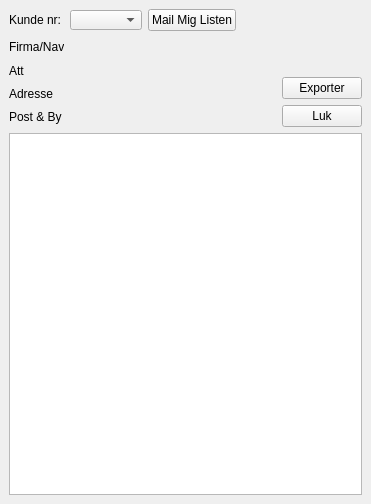
<ui version="4.0" >
 <author></author>
 <comment></comment>
 <exportmacro></exportmacro>
 <class>rForm</class>
 <widget class="QWidget" name="rForm" >
  <property name="geometry" >
   <rect>
    <x>0</x>
    <y>0</y>
    <width>371</width>
    <height>504</height>
   </rect>
  </property>
  <property name="windowTitle" >
   <string>Resultat - Sorteret på Kunder</string>
  </property>
  <layout class="QHBoxLayout" >
   <property name="margin" >
    <number>9</number>
   </property>
   <property name="spacing" >
    <number>6</number>
   </property>
   <item>
    <layout class="QVBoxLayout" >
     <property name="margin" >
      <number>0</number>
     </property>
     <property name="spacing" >
      <number>6</number>
     </property>
     <item>
      <layout class="QHBoxLayout" >
       <property name="margin" >
        <number>0</number>
       </property>
       <property name="spacing" >
        <number>6</number>
       </property>
       <item>
        <widget class="QLabel" name="cBoxLab" >
         <property name="minimumSize" >
          <size>
           <width>55</width>
           <height>0</height>
          </size>
         </property>
         <property name="text" >
          <string>Kunde nr:</string>
         </property>
        </widget>
       </item>
       <item>
        <widget class="QComboBox" name="knr" >
         <property name="maximumSize" >
          <size>
           <width>16777215</width>
           <height>20</height>
          </size>
         </property>
        </widget>
       </item>
       <item>
        <widget class="QPushButton" name="send_lst" >
         <property name="maximumSize" >
          <size>
           <width>16777215</width>
           <height>22</height>
          </size>
         </property>
         <property name="text" >
          <string>Mail Mig Listen</string>
         </property>
        </widget>
       </item>
       <item>
        <spacer>
         <property name="orientation" >
          <enum>Qt::Horizontal</enum>
         </property>
         <property name="sizeType" >
          <enum>QSizePolicy::MinimumExpanding</enum>
         </property>
         <property name="sizeHint" >
          <size>
           <width>40</width>
           <height>20</height>
          </size>
         </property>
        </spacer>
       </item>
      </layout>
     </item>
     <item>
      <layout class="QHBoxLayout" >
       <property name="margin" >
        <number>0</number>
       </property>
       <property name="spacing" >
        <number>6</number>
       </property>
       <item>
        <layout class="QVBoxLayout" >
         <property name="margin" >
          <number>0</number>
         </property>
         <property name="spacing" >
          <number>3</number>
         </property>
         <item>
          <layout class="QHBoxLayout" >
           <property name="margin" >
            <number>0</number>
           </property>
           <property name="spacing" >
            <number>6</number>
           </property>
           <item>
            <widget class="QLabel" name="label" >
             <property name="minimumSize" >
              <size>
               <width>55</width>
               <height>0</height>
              </size>
             </property>
             <property name="maximumSize" >
              <size>
               <width>55</width>
               <height>16777215</height>
              </size>
             </property>
             <property name="text" >
              <string>Firma/Navn</string>
             </property>
            </widget>
           </item>
           <item>
            <widget class="QLabel" name="labName" >
             <property name="text" >
              <string/>
             </property>
            </widget>
           </item>
          </layout>
         </item>
         <item>
          <layout class="QHBoxLayout" >
           <property name="margin" >
            <number>0</number>
           </property>
           <property name="spacing" >
            <number>6</number>
           </property>
           <item>
            <widget class="QLabel" name="label_2" >
             <property name="minimumSize" >
              <size>
               <width>55</width>
               <height>0</height>
              </size>
             </property>
             <property name="maximumSize" >
              <size>
               <width>55</width>
               <height>16777215</height>
              </size>
             </property>
             <property name="text" >
              <string>Att</string>
             </property>
            </widget>
           </item>
           <item>
            <widget class="QLabel" name="labAtt" >
             <property name="text" >
              <string/>
             </property>
            </widget>
           </item>
          </layout>
         </item>
         <item>
          <layout class="QHBoxLayout" >
           <property name="margin" >
            <number>0</number>
           </property>
           <property name="spacing" >
            <number>6</number>
           </property>
           <item>
            <widget class="QLabel" name="label_3" >
             <property name="minimumSize" >
              <size>
               <width>55</width>
               <height>0</height>
              </size>
             </property>
             <property name="maximumSize" >
              <size>
               <width>55</width>
               <height>16777215</height>
              </size>
             </property>
             <property name="text" >
              <string>Adresse</string>
             </property>
            </widget>
           </item>
           <item>
            <widget class="QLabel" name="labAddr" >
             <property name="text" >
              <string/>
             </property>
            </widget>
           </item>
          </layout>
         </item>
         <item>
          <layout class="QHBoxLayout" >
           <property name="margin" >
            <number>0</number>
           </property>
           <property name="spacing" >
            <number>6</number>
           </property>
           <item>
            <widget class="QLabel" name="label_4" >
             <property name="minimumSize" >
              <size>
               <width>55</width>
               <height>0</height>
              </size>
             </property>
             <property name="maximumSize" >
              <size>
               <width>55</width>
               <height>16777215</height>
              </size>
             </property>
             <property name="text" >
              <string>Post &amp; By</string>
             </property>
            </widget>
           </item>
           <item>
            <widget class="QLabel" name="labZipCity" >
             <property name="text" >
              <string/>
             </property>
            </widget>
           </item>
          </layout>
         </item>
        </layout>
       </item>
       <item>
        <spacer>
         <property name="orientation" >
          <enum>Qt::Horizontal</enum>
         </property>
         <property name="sizeHint" >
          <size>
           <width>40</width>
           <height>20</height>
          </size>
         </property>
        </spacer>
       </item>
       <item>
        <layout class="QVBoxLayout" >
         <property name="margin" >
          <number>0</number>
         </property>
         <property name="spacing" >
          <number>6</number>
         </property>
         <item>
          <spacer>
           <property name="orientation" >
            <enum>Qt::Vertical</enum>
           </property>
           <property name="sizeType" >
            <enum>QSizePolicy::Preferred</enum>
           </property>
           <property name="sizeHint" >
            <size>
             <width>20</width>
             <height>40</height>
            </size>
           </property>
          </spacer>
         </item>
         <item>
          <widget class="QPushButton" name="exportXLS" >
           <property name="text" >
            <string>Exporter</string>
           </property>
          </widget>
         </item>
         <item>
          <widget class="QPushButton" name="closeDlg" >
           <property name="text" >
            <string>Luk</string>
           </property>
          </widget>
         </item>
        </layout>
       </item>
      </layout>
     </item>
     <item>
      <widget class="QTableWidget" name="lst" >
       <property name="sizePolicy" >
        <sizepolicy>
         <hsizetype>3</hsizetype>
         <vsizetype>7</vsizetype>
         <horstretch>0</horstretch>
         <verstretch>0</verstretch>
        </sizepolicy>
       </property>
      </widget>
     </item>
    </layout>
   </item>
  </layout>
 </widget>
 <pixmapfunction></pixmapfunction>
 <resources/>
 <connections/>
</ui>
